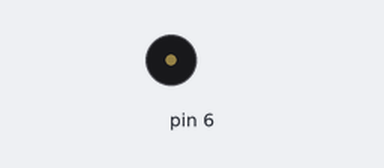
A sketch run on a simulated Arduino Leonardo, built with avr-gcc and run on an emulated ATmega32U4. Parts: buzzer (waves = sounding).

Above: at 0.6 s.
Timing chart, 0 to 3.0 s (numbered marks = the images above):
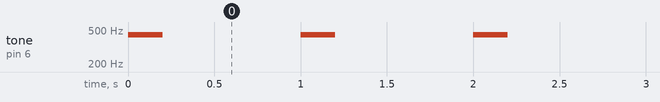

The sketch:

Tala.ino
```cpp
// (licence header left out)
#include <Wire.h>
#include <Zumo32U4.h>

Zumo32U4Buzzer buzzer;

void setup()
{
}

void loop()
{
  // Spela en 440 Hz ton i 200mS
  buzzer.playFrequency(440, 200, 7);

  // Vänta en sekund (1000mS)
  delay(1000);

  // Spela tonen A i fjärde oktaven i 200mS
  buzzer.playNote(NOTE_A(4), 200, 7);

  // Vänta en sekund igen (1000mS)
  delay(1000);
}
```

Measured:
- by itself, tone on pin 6: alternates 440 Hz for 0.20 s and silent for 0.80 s
